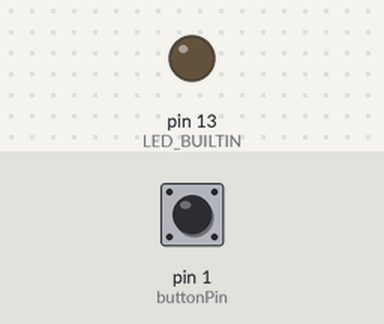
A sketch run on a simulated Arduino Leonardo, built for the host (arithmetic inside an expression is 32-bit, double 64-bit). Parts: output pins drawn as LEDs (lit = HIGH). The test bench sets the inputs (shaded band); at power-on: pin 1 (buttonPin) LOW. USB keyboard and mouse output is not drawn.

Above: at 1.2 s.
1.3 s: pin 1 (buttonPin) pulled HIGH for 0.15 s
At 3.1 s:
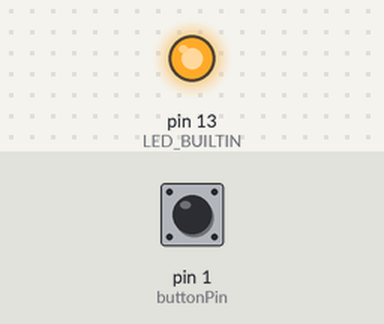
Timing chart, 0 to 10.4 s (numbered marks = the images above; inputs shaded):
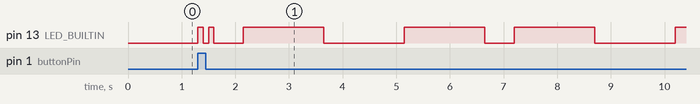

The sketch:

office_edition.ino
```cpp
#include <Keyboard.h>

const int buttonPin = 1;
int buttonState = 0;
int btnOnOff = 0;

void on_off() {
  digitalWrite(LED_BUILTIN, HIGH);
  delay(100);
  digitalWrite(LED_BUILTIN, LOW);
  delay(100);
  digitalWrite(LED_BUILTIN, HIGH);
  delay(100);
  digitalWrite(LED_BUILTIN, LOW);
  if (btnOnOff == 0) {
    btnOnOff = 1;
  } else {
    btnOnOff = 0;
  }
  delay(500);
}

void setup() {
  digitalWrite(LED_BUILTIN, HIGH);
  Keyboard.begin();
  pinMode(buttonPin, INPUT_PULLDOWN);
  pinMode(LED_BUILTIN, OUTPUT);
  digitalWrite(LED_BUILTIN, LOW);
}

void loop() {
  buttonState = digitalRead(buttonPin);
  if (buttonState == HIGH)
    on_off();
  if (btnOnOff == 1) {
    Keyboard.press(KEY_LEFT_CTRL);
    delay(50);
    Keyboard.releaseAll();
    digitalWrite(LED_BUILTIN, HIGH);
    delay(1500);
    digitalWrite(LED_BUILTIN, LOW);
    delay(1500);
    digitalWrite(LED_BUILTIN, HIGH);
    delay(1500);
    digitalWrite(LED_BUILTIN, LOW);
    delay(500);
  }
}
```

Measured:
- after the input at 1.3 s, pin 13 (LED_BUILTIN): LOW → HIGH at once, → LOW 0.10 s later, → HIGH 0.10 s later, → LOW 0.10 s later, … (11 changes in this stretch)
